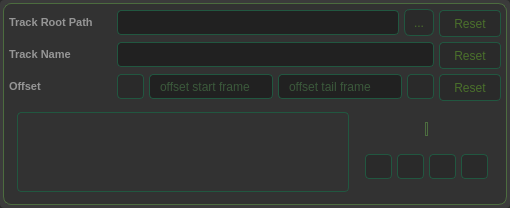
<?xml version="1.0" encoding="UTF-8"?>
<ui version="4.0">
 <class>audio_ofset</class>
 <widget class="QWidget" name="audio_ofset">
  <property name="geometry">
   <rect>
    <x>0</x>
    <y>0</y>
    <width>510</width>
    <height>208</height>
   </rect>
  </property>
  <property name="minimumSize">
   <size>
    <width>510</width>
    <height>208</height>
   </size>
  </property>
  <property name="maximumSize">
   <size>
    <width>510</width>
    <height>208</height>
   </size>
  </property>
  <property name="windowTitle">
   <string>Audio Offset Exporter</string>
  </property>
  <property name="styleSheet">
   <string notr="true">QWidget {
	background-color: #2a2a2a;
}</string>
  </property>
  <layout class="QGridLayout" name="gridLayout">
   <property name="leftMargin">
    <number>0</number>
   </property>
   <property name="topMargin">
    <number>0</number>
   </property>
   <property name="rightMargin">
    <number>0</number>
   </property>
   <property name="bottomMargin">
    <number>0</number>
   </property>
   <property name="spacing">
    <number>0</number>
   </property>
   <item row="1" column="0">
    <widget class="QFrame" name="audio_spectrum_frame">
     <property name="styleSheet">
      <string notr="true">QFrame {
    border-radius: 4px;
	background-color:#3b3b3b;
}</string>
     </property>
     <property name="frameShape">
      <enum>QFrame::NoFrame</enum>
     </property>
     <layout class="QVBoxLayout" name="verticalLayout">
      <property name="spacing">
       <number>2</number>
      </property>
      <property name="leftMargin">
       <number>3</number>
      </property>
      <property name="topMargin">
       <number>3</number>
      </property>
      <property name="rightMargin">
       <number>3</number>
      </property>
      <property name="bottomMargin">
       <number>3</number>
      </property>
      <item>
       <widget class="QFrame" name="audio_spectrum_view">
        <property name="styleSheet">
         <string notr="true">QFrame {
	border : 1px solid #4C6C3F;
    border-radius: 8px;
	background-color:#323232;
}</string>
        </property>
        <property name="frameShape">
         <enum>QFrame::NoFrame</enum>
        </property>
        <layout class="QVBoxLayout" name="verticalLayout_3">
         <property name="spacing">
          <number>5</number>
         </property>
         <property name="leftMargin">
          <number>5</number>
         </property>
         <property name="topMargin">
          <number>5</number>
         </property>
         <property name="rightMargin">
          <number>5</number>
         </property>
         <property name="bottomMargin">
          <number>5</number>
         </property>
         <item>
          <layout class="QHBoxLayout" name="Track_root_path_horizontalLayout">
           <item>
            <widget class="QLabel" name="label_root_path">
             <property name="font">
              <font>
               <pointsize>8</pointsize>
               <weight>75</weight>
               <bold>true</bold>
              </font>
             </property>
             <property name="styleSheet">
              <string notr="true"> QLabel {
	color: rgb(150, 150, 150);
	border : none;
    border-radius: none;
	background-color:none;
}</string>
             </property>
             <property name="text">
              <string>Track Root Path</string>
             </property>
            </widget>
           </item>
           <item>
            <widget class="QLineEdit" name="lineEdit_path">
             <property name="minimumSize">
              <size>
               <width>282</width>
               <height>25</height>
              </size>
             </property>
             <property name="maximumSize">
              <size>
               <width>282</width>
               <height>25</height>
              </size>
             </property>
             <property name="font">
              <font>
               <pointsize>9</pointsize>
              </font>
             </property>
             <property name="styleSheet">
              <string notr="true">QLineEdit {
    color: #548f54;
    border: 1px solid #215740;
    border-radius: 4px;
    padding: 0 8px;
    background: #212121;
    selection-background-color: #212121;
}</string>
             </property>
            </widget>
           </item>
           <item>
            <widget class="QToolButton" name="toolButton_select_track">
             <property name="styleSheet">
              <string notr="true">QToolButton { /* all types of tool button */
	color:#4A702B;
    border: 1px solid #215740;
    border-radius: 6px;
    background-color: qlineargradient(x1: 0, y1: 0, x2: 0, y2: 1,
                                      stop: 0 #151616, stop: 1 #1C1D1C);
    min-width: 25px;
	min-height: 23px;

}

QToolButton[popupMode=&quot;1&quot;] { /* only for MenuButtonPopup */
    padding-right: 20px; /* make way for the popup button */
}

QToolButton:pressed {
    background-color: qlineargradient(x1: 0, y1: 0, x2: 0, y2: 1,
                                      stop: 0 #1C1D1C, stop: 1 #151616);
}

QToolButton:hover {
	color: #151616;
    background-color: qlineargradient(x1: 0, y1: 0, x2: 0, y2: 1,
                                      stop: 0 #4A702B, stop: 1 #215740);	
}

/* the subcontrols below are used only in the MenuButtonPopup mode */
QToolButton::menu-button {
    border: 1px solid #1C1D1C;
    border-top-right-radius: 6px;
    border-bottom-right-radius: 6px;
    /* 16px width + 4px for border = 20px allocated above */
    width: 16px;
}

QToolButton::menu-arrow:open {
    top: 1px; left: 1px; /* shift it a bit */
}</string>
             </property>
             <property name="text">
              <string>...</string>
             </property>
            </widget>
           </item>
           <item>
            <widget class="QPushButton" name="pushButton_track_pathReset">
             <property name="minimumSize">
              <size>
               <width>62</width>
               <height>27</height>
              </size>
             </property>
             <property name="maximumSize">
              <size>
               <width>60</width>
               <height>25</height>
              </size>
             </property>
             <property name="styleSheet">
              <string notr="true">QPushButton {
	color:#4A702B;
    border: 1px solid #215740;
    border-radius: 4px;
    background-color: qlineargradient(x1: 0, y1: 0, x2: 0, y2: 1,
                                      stop: 0 #151616, stop: 1 #1C1D1C);
    min-width: 60px;
	min-height: 25px;
}

QPushButton:hover {
	color: #151616;
    background-color: qlineargradient(x1: 0, y1: 0, x2: 0, y2: 1,
                                      stop: 0 #4A702B, stop: 1 #215740);	
}

QPushButton:pressed {
    color: #4A702B;
    background-color: qlineargradient(x1: 0, y1: 0, x2: 0, y2: 1,
                                      stop: 0 #1C1D1C, stop: 1 #151616);
}

QPushButton:flat {
    border: none; /* no border for a flat push button */
}

QPushButton:default {
    border-color: navy; /* make the default button prominent */
}</string>
             </property>
             <property name="text">
              <string>Reset</string>
             </property>
            </widget>
           </item>
          </layout>
         </item>
         <item>
          <layout class="QHBoxLayout" name="Track_horizontalLayout">
           <item>
            <widget class="QLabel" name="label_TrackName">
             <property name="font">
              <font>
               <pointsize>8</pointsize>
               <weight>75</weight>
               <bold>true</bold>
              </font>
             </property>
             <property name="styleSheet">
              <string notr="true"> QLabel {
	color: rgb(150, 150, 150);
	border : none;
    border-radius: none;
	background-color:none;
}</string>
             </property>
             <property name="text">
              <string>Track Name</string>
             </property>
            </widget>
           </item>
           <item>
            <widget class="QLineEdit" name="lineEdit_trackName">
             <property name="minimumSize">
              <size>
               <width>317</width>
               <height>25</height>
              </size>
             </property>
             <property name="maximumSize">
              <size>
               <width>317</width>
               <height>25</height>
              </size>
             </property>
             <property name="styleSheet">
              <string notr="true">QLineEdit {
    color: #548f54;
    border: 1px solid #215740;
    border-radius: 4px;
    padding: 0 8px;
    background: #212121;
    selection-background-color: #212121;
}</string>
             </property>
            </widget>
           </item>
           <item>
            <widget class="QPushButton" name="pushButton_trackNameReset">
             <property name="minimumSize">
              <size>
               <width>62</width>
               <height>27</height>
              </size>
             </property>
             <property name="maximumSize">
              <size>
               <width>60</width>
               <height>25</height>
              </size>
             </property>
             <property name="styleSheet">
              <string notr="true">QPushButton {
	color:#4A702B;
    border: 1px solid #215740;
    border-radius: 4px;
    background-color: qlineargradient(x1: 0, y1: 0, x2: 0, y2: 1,
                                      stop: 0 #151616, stop: 1 #1C1D1C);
    min-width: 60px;
	min-height: 25px;
}

QPushButton:hover {
	color: #151616;
    background-color: qlineargradient(x1: 0, y1: 0, x2: 0, y2: 1,
                                      stop: 0 #4A702B, stop: 1 #215740);	
}

QPushButton:pressed {
    color: #4A702B;
    background-color: qlineargradient(x1: 0, y1: 0, x2: 0, y2: 1,
                                      stop: 0 #1C1D1C, stop: 1 #151616);
}

QPushButton:flat {
    border: none; /* no border for a flat push button */
}

QPushButton:default {
    border-color: navy; /* make the default button prominent */
}</string>
             </property>
             <property name="text">
              <string>Reset</string>
             </property>
            </widget>
           </item>
          </layout>
         </item>
         <item>
          <layout class="QHBoxLayout" name="offset_horizontalLayout">
           <item>
            <widget class="QLabel" name="label_offset">
             <property name="font">
              <font>
               <pointsize>8</pointsize>
               <weight>75</weight>
               <bold>true</bold>
              </font>
             </property>
             <property name="styleSheet">
              <string notr="true"> QLabel {
	color: rgb(150, 150, 150);
	border : none;
    border-radius: none;
	background-color:none;
}</string>
             </property>
             <property name="text">
              <string>Offset</string>
             </property>
            </widget>
           </item>
           <item>
            <widget class="QPushButton" name="pushButton_prevFrame">
             <property name="minimumSize">
              <size>
               <width>27</width>
               <height>25</height>
              </size>
             </property>
             <property name="maximumSize">
              <size>
               <width>25</width>
               <height>25</height>
              </size>
             </property>
             <property name="font">
              <font>
               <weight>75</weight>
               <bold>true</bold>
              </font>
             </property>
             <property name="styleSheet">
              <string notr="true">QPushButton {
	color:#4A702B;
    border: 1px solid #215740;
    border-radius: 4px;
    background-color: qlineargradient(x1: 0, y1: 0, x2: 0, y2: 1,
                                      stop: 0 #151616, stop: 1 #1C1D1C);
    min-width: 25px;
    min-height: 23px;
}

QPushButton:hover {
	color: #151616;
    background-color: qlineargradient(x1: 0, y1: 0, x2: 0, y2: 1,
                                      stop: 0 #4A702B, stop: 1 #215740);	
}

QPushButton:pressed {
    color: #4A702B;
    background-color: qlineargradient(x1: 0, y1: 0, x2: 0, y2: 1,
                                      stop: 0 #1C1D1C, stop: 1 #151616);
}

QPushButton:flat {
    border: none; /* no border for a flat push button */
}

QPushButton:default {
    border-color: navy; /* make the default button prominent */
}</string>
             </property>
             <property name="text">
              <string/>
             </property>
             <property name="icon">
              <iconset resource="../icon/resources.qrc">
               <normaloff>:/icons/prev.png</normaloff>:/icons/prev.png</iconset>
             </property>
            </widget>
           </item>
           <item>
            <widget class="QLineEdit" name="lineEdit_offset_frame">
             <property name="minimumSize">
              <size>
               <width>124</width>
               <height>25</height>
              </size>
             </property>
             <property name="maximumSize">
              <size>
               <width>124</width>
               <height>25</height>
              </size>
             </property>
             <property name="styleSheet">
              <string notr="true">QLineEdit {
    color: #548f54;
    border: 1px solid #215740;
    border-radius: 4px;
    padding: 0 8px;
    background: #212121;
    selection-background-color: #212121;
}</string>
             </property>
             <property name="placeholderText">
              <string>offset start frame</string>
             </property>
            </widget>
           </item>
           <item>
            <widget class="QLineEdit" name="lineEdit_tail_offset_frame">
             <property name="minimumSize">
              <size>
               <width>124</width>
               <height>25</height>
              </size>
             </property>
             <property name="maximumSize">
              <size>
               <width>124</width>
               <height>25</height>
              </size>
             </property>
             <property name="styleSheet">
              <string notr="true">QLineEdit {
    color: #548f54;
    border: 1px solid #215740;
    border-radius: 4px;
    padding: 0 8px;
    background: #212121;
    selection-background-color: #212121;
}</string>
             </property>
             <property name="placeholderText">
              <string>offset tail frame</string>
             </property>
             <property name="cursorMoveStyle">
              <enum>Qt::LogicalMoveStyle</enum>
             </property>
            </widget>
           </item>
           <item>
            <widget class="QPushButton" name="PushButton_nextFrame">
             <property name="minimumSize">
              <size>
               <width>27</width>
               <height>25</height>
              </size>
             </property>
             <property name="maximumSize">
              <size>
               <width>25</width>
               <height>25</height>
              </size>
             </property>
             <property name="font">
              <font>
               <weight>75</weight>
               <bold>true</bold>
              </font>
             </property>
             <property name="styleSheet">
              <string notr="true">QPushButton {
	color:#4A702B;
    border: 1px solid #215740;
    border-radius: 4px;
    background-color: qlineargradient(x1: 0, y1: 0, x2: 0, y2: 1,
                                      stop: 0 #151616, stop: 1 #1C1D1C);
    min-width: 25px;
    min-height: 23px;
}

QPushButton:hover {
	color: #151616;
    background-color: qlineargradient(x1: 0, y1: 0, x2: 0, y2: 1,
                                      stop: 0 #4A702B, stop: 1 #215740);	
}

QPushButton:pressed {
    color: #4A702B;
    background-color: qlineargradient(x1: 0, y1: 0, x2: 0, y2: 1,
                                      stop: 0 #1C1D1C, stop: 1 #151616);
}

QPushButton:flat {
    border: none; /* no border for a flat push button */
}

QPushButton:default {
    border-color: navy; /* make the default button prominent */
}</string>
             </property>
             <property name="text">
              <string/>
             </property>
             <property name="icon">
              <iconset resource="../icon/resources.qrc">
               <normaloff>:/icons/next.png</normaloff>:/icons/next.png</iconset>
             </property>
            </widget>
           </item>
           <item>
            <widget class="QPushButton" name="pushButton_frameReset">
             <property name="minimumSize">
              <size>
               <width>62</width>
               <height>27</height>
              </size>
             </property>
             <property name="maximumSize">
              <size>
               <width>60</width>
               <height>25</height>
              </size>
             </property>
             <property name="styleSheet">
              <string notr="true">QPushButton {
	color:#4A702B;
    border: 1px solid #215740;
    border-radius: 4px;
    background-color: qlineargradient(x1: 0, y1: 0, x2: 0, y2: 1,
                                      stop: 0 #151616, stop: 1 #1C1D1C);
    min-width: 60px;
	min-height: 25px;
}

QPushButton:hover {
	color: #151616;
    background-color: qlineargradient(x1: 0, y1: 0, x2: 0, y2: 1,
                                      stop: 0 #4A702B, stop: 1 #215740);	
}

QPushButton:pressed {
    color: #4A702B;
    background-color: qlineargradient(x1: 0, y1: 0, x2: 0, y2: 1,
                                      stop: 0 #1C1D1C, stop: 1 #151616);
}

QPushButton:flat {
    border: none; /* no border for a flat push button */
}

QPushButton:default {
    border-color: navy; /* make the default button prominent */
}</string>
             </property>
             <property name="text">
              <string>Reset</string>
             </property>
            </widget>
           </item>
          </layout>
         </item>
         <item>
          <layout class="QHBoxLayout" name="audio_spectrum_horizontalLayout">
           <item>
            <widget class="QFrame" name="frame_Controls">
             <property name="minimumSize">
              <size>
               <width>332</width>
               <height>80</height>
              </size>
             </property>
             <property name="maximumSize">
              <size>
               <width>332</width>
               <height>80</height>
              </size>
             </property>
             <property name="styleSheet">
              <string notr="true">QFrame {
    border: 1px solid #215740;
    border-radius: 4px;
	background-color:none;
}</string>
             </property>
             <property name="frameShape">
              <enum>QFrame::NoFrame</enum>
             </property>
             <widget class="QLabel" name="overlay">
              <property name="geometry">
               <rect>
                <x>0</x>
                <y>-1</y>
                <width>331</width>
                <height>81</height>
               </rect>
              </property>
              <property name="styleSheet">
               <string notr="true">QLabel {
    border: none;
    border-radius: 4px;
	background-color:none;
}</string>
              </property>
              <property name="text">
               <string/>
              </property>
              <property name="pixmap">
               <pixmap resource="../icon/resources.qrc">:/icons/top.png</pixmap>
              </property>
             </widget>
             <widget class="QLabel" name="weve">
              <property name="geometry">
               <rect>
                <x>0</x>
                <y>0</y>
                <width>331</width>
                <height>81</height>
               </rect>
              </property>
              <property name="styleSheet">
               <string notr="true">QLabel {
	border : none;
    border-radius: none;
	background-color:none;
	width: 140px;
	height: 90px;
}</string>
              </property>
              <property name="text">
               <string/>
              </property>
              <property name="pixmap">
               <pixmap resource="../icon/resources.qrc">:/icons/wave.png</pixmap>
              </property>
             </widget>
             <zorder>weve</zorder>
             <zorder>overlay</zorder>
            </widget>
           </item>
           <item>
            <layout class="QVBoxLayout" name="verticalLayout_2">
             <property name="spacing">
              <number>0</number>
             </property>
             <item>
              <spacer name="verticalSpacer_2">
               <property name="sizeHint" stdset="0">
                <size>
                 <width>20</width>
                 <height>10</height>
                </size>
               </property>
              </spacer>
             </item>
             <item>
              <layout class="QHBoxLayout" name="horizontalLayout_2" stretch="0,0,0">
               <item>
                <widget class="QLabel" name="label_play_time">
                 <property name="styleSheet">
                  <string notr="true"> QLabel {
	color: rgb(150, 150, 150);
	border : none;
    border-radius: none;
	background-color:none;
}</string>
                 </property>
                 <property name="text">
                  <string/>
                 </property>
                </widget>
               </item>
               <item>
                <widget class="Line" name="line">
                 <property name="orientation">
                  <enum>Qt::Vertical</enum>
                 </property>
                </widget>
               </item>
               <item>
                <widget class="QLabel" name="label_play_remain">
                 <property name="styleSheet">
                  <string notr="true"> QLabel {
	color: rgb(150, 150, 150);
	border : none;
    border-radius: none;
	background-color:none;
}</string>
                 </property>
                 <property name="text">
                  <string/>
                 </property>
                </widget>
               </item>
              </layout>
             </item>
             <item>
              <spacer name="verticalSpacer_3">
               <property name="sizeHint" stdset="0">
                <size>
                 <width>20</width>
                 <height>17</height>
                </size>
               </property>
              </spacer>
             </item>
             <item>
              <layout class="QHBoxLayout" name="horizontalLayout">
               <property name="spacing">
                <number>5</number>
               </property>
               <property name="leftMargin">
                <number>3</number>
               </property>
               <property name="topMargin">
                <number>0</number>
               </property>
               <property name="rightMargin">
                <number>3</number>
               </property>
               <property name="bottomMargin">
                <number>3</number>
               </property>
               <item>
                <widget class="QPushButton" name="pushButton_back_seeek">
                 <property name="minimumSize">
                  <size>
                   <width>27</width>
                   <height>25</height>
                  </size>
                 </property>
                 <property name="maximumSize">
                  <size>
                   <width>25</width>
                   <height>25</height>
                  </size>
                 </property>
                 <property name="styleSheet">
                  <string notr="true">QPushButton {
	color:#4A702B;
    border: 1px solid #215740;
    border-radius: 4px;
    background-color: qlineargradient(x1: 0, y1: 0, x2: 0, y2: 1,
                                      stop: 0 #151616, stop: 1 #1C1D1C);
    min-width: 25px;
    min-height: 23px;
}

QPushButton:hover {
	color: #151616;
    background-color: qlineargradient(x1: 0, y1: 0, x2: 0, y2: 1,
                                      stop: 0 #4A702B, stop: 1 #215740);	
}

QPushButton:pressed {
    color: #4A702B;
    background-color: qlineargradient(x1: 0, y1: 0, x2: 0, y2: 1,
                                      stop: 0 #1C1D1C, stop: 1 #151616);
}

QPushButton:flat {
    border: none; /* no border for a flat push button */
}

QPushButton:default {
    border-color: navy; /* make the default button prominent */
}</string>
                 </property>
                 <property name="text">
                  <string/>
                 </property>
                 <property name="icon">
                  <iconset resource="../icon/resources.qrc">
                   <normaloff>:/icons/backword.png</normaloff>:/icons/backword.png</iconset>
                 </property>
                </widget>
               </item>
               <item>
                <widget class="QPushButton" name="pushButton_play">
                 <property name="minimumSize">
                  <size>
                   <width>27</width>
                   <height>25</height>
                  </size>
                 </property>
                 <property name="maximumSize">
                  <size>
                   <width>25</width>
                   <height>25</height>
                  </size>
                 </property>
                 <property name="styleSheet">
                  <string notr="true">QPushButton {
	color:#4A702B;
    border: 1px solid #215740;
    border-radius: 4px;
    background-color: qlineargradient(x1: 0, y1: 0, x2: 0, y2: 1,
                                      stop: 0 #151616, stop: 1 #1C1D1C);
    min-width: 25px;
    min-height: 23px;
}

QPushButton:hover {
	color: #151616;
    background-color: qlineargradient(x1: 0, y1: 0, x2: 0, y2: 1,
                                      stop: 0 #4A702B, stop: 1 #215740);	
}

QPushButton:pressed {
    color: #4A702B;
    background-color: qlineargradient(x1: 0, y1: 0, x2: 0, y2: 1,
                                      stop: 0 #1C1D1C, stop: 1 #151616);
}

QPushButton:flat {
    border: none; /* no border for a flat push button */
}

QPushButton:default {
    border-color: navy; /* make the default button prominent */
}</string>
                 </property>
                 <property name="text">
                  <string/>
                 </property>
                 <property name="icon">
                  <iconset resource="../icon/resources.qrc">
                   <normaloff>:/icons/play.png</normaloff>:/icons/play.png</iconset>
                 </property>
                </widget>
               </item>
               <item>
                <widget class="QPushButton" name="pushButton_seek">
                 <property name="minimumSize">
                  <size>
                   <width>27</width>
                   <height>25</height>
                  </size>
                 </property>
                 <property name="maximumSize">
                  <size>
                   <width>25</width>
                   <height>25</height>
                  </size>
                 </property>
                 <property name="styleSheet">
                  <string notr="true">QPushButton {
	color:#4A702B;
    border: 1px solid #215740;
    border-radius: 4px;
    background-color: qlineargradient(x1: 0, y1: 0, x2: 0, y2: 1,
                                      stop: 0 #151616, stop: 1 #1C1D1C);
    min-width: 25px;
    min-height: 23px;
}

QPushButton:hover {
	color: #151616;
    background-color: qlineargradient(x1: 0, y1: 0, x2: 0, y2: 1,
                                      stop: 0 #4A702B, stop: 1 #215740);	
}

QPushButton:pressed {
    color: #4A702B;
    background-color: qlineargradient(x1: 0, y1: 0, x2: 0, y2: 1,
                                      stop: 0 #1C1D1C, stop: 1 #151616);
}

QPushButton:flat {
    border: none; /* no border for a flat push button */
}

QPushButton:default {
    border-color: navy; /* make the default button prominent */
}</string>
                 </property>
                 <property name="text">
                  <string/>
                 </property>
                 <property name="icon">
                  <iconset resource="../icon/resources.qrc">
                   <normaloff>:/icons/forward.png</normaloff>:/icons/forward.png</iconset>
                 </property>
                </widget>
               </item>
               <item>
                <widget class="QPushButton" name="pushButton_repeat">
                 <property name="minimumSize">
                  <size>
                   <width>27</width>
                   <height>25</height>
                  </size>
                 </property>
                 <property name="maximumSize">
                  <size>
                   <width>25</width>
                   <height>25</height>
                  </size>
                 </property>
                 <property name="styleSheet">
                  <string notr="true">QPushButton {
	color:#4A702B;
    border: 1px solid #215740;
    border-radius: 4px;
    background-color: qlineargradient(x1: 0, y1: 0, x2: 0, y2: 1,
                                      stop: 0 #151616, stop: 1 #1C1D1C);
    min-width: 25px;
    min-height: 23px;
}

QPushButton:hover {
	color: #151616;
    background-color: qlineargradient(x1: 0, y1: 0, x2: 0, y2: 1,
                                      stop: 0 #4A702B, stop: 1 #215740);	
}

QPushButton:pressed {
    color: #4A702B;
    background-color: qlineargradient(x1: 0, y1: 0, x2: 0, y2: 1,
                                      stop: 0 #1C1D1C, stop: 1 #151616);
}

QPushButton:flat {
    border: none; /* no border for a flat push button */
}

QPushButton:default {
    border-color: navy; /* make the default button prominent */
}</string>
                 </property>
                 <property name="text">
                  <string/>
                 </property>
                 <property name="icon">
                  <iconset resource="../icon/resources.qrc">
                   <normaloff>:/icons/replay.png</normaloff>:/icons/replay.png</iconset>
                 </property>
                </widget>
               </item>
              </layout>
             </item>
             <item>
              <spacer name="verticalSpacer">
               <property name="sizeHint" stdset="0">
                <size>
                 <width>20</width>
                 <height>4</height>
                </size>
               </property>
              </spacer>
             </item>
            </layout>
           </item>
          </layout>
         </item>
        </layout>
       </widget>
      </item>
     </layout>
    </widget>
   </item>
  </layout>
 </widget>
 <resources>
  <include location="../icon/resources.qrc"/>
 </resources>
 <connections/>
</ui>
